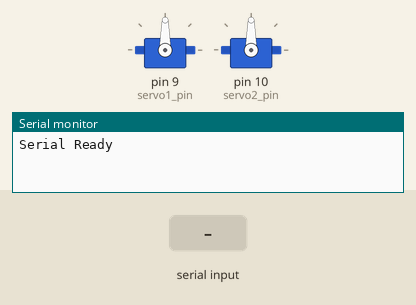
Simulated run of this sketch. Board: Arduino Uno, built with avr-gcc and run on an emulated ATmega328P. Parts: 2 × servo, the last lines printed to the serial monitor. The test bench sets the inputs (shaded band).

Above: at 1.2 s.
1.3 s: "90 45\n" received over Serial
At 2.5 s:
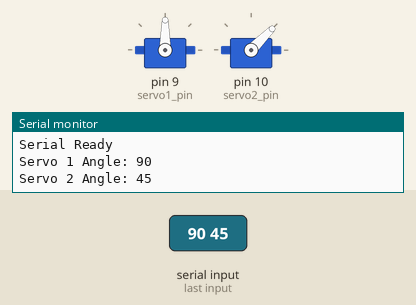
2.8 s: "30 150\n" received over Serial
At 3.7 s:
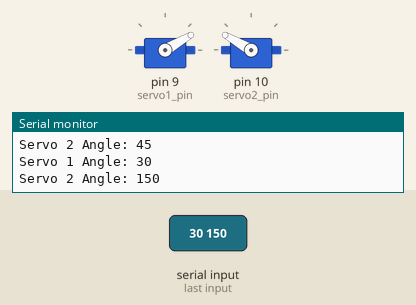
4.3 s: "1 90\n" received over Serial
At 4.8 s:
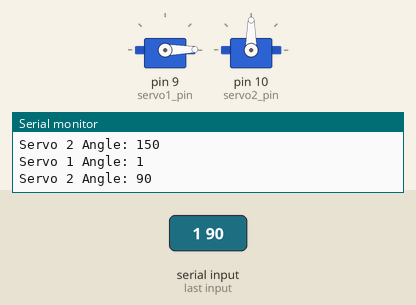
Timing chart, 0 to 7.3 s (numbered marks = the images above; inputs shaded):
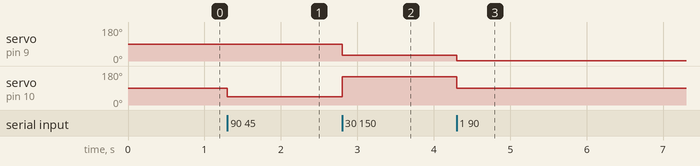

The sketch:

servo.ino
```cpp
#include <Servo.h>


Servo servo1;  // Create a servo object for the first servo
Servo servo2; // create servo object to control a servo
int servo1_pin = 9;
int servo2_pin = 10;

int servo1_angle = 90;
int servo2_angle = 90;  // variable to store the servo position

void setup() {
  servo1.attach(servo1_pin);  // attaches the servo on pin 9 to the servo object
  servo1.write(servo1_angle);      // Set initial servo position to 0 degrees

  servo2.attach(servo2_pin);  // attaches the servo on pin 9 to the servo object
  servo2.write(servo2_angle);
  // Initialize serial communication
  Serial.begin(115200);
  while (!Serial) {
    ;  // wait for serial port to connect. Needed for native USB port only
  }

  // Print a message to indicate that serial communication is ready
  Serial.println("Serial Ready");
}

void loop() {
  if (Serial.available()) {
    String input = Serial.readStringUntil('\n'); // Read the input string until a newline
    input.trim(); // Remove any leading or trailing whitespaces

    // Split the input string into two parts based on the space
    int spaceIndex = input.indexOf(' '); // Find the space character

    if (spaceIndex > 0) {
      String part1 = input.substring(0, spaceIndex); // Extract the first part
      String part2 = input.substring(spaceIndex + 1); // Extract the second part

      // Check if both parts are non-empty before converting to integers
      if (part1.length() > 0 && part2.length() > 0) {
        servo1_angle = part1.toInt(); // Convert the first part to an integer
        servo2_angle = part2.toInt(); // Convert the second part to an integer

        // Output the two angles
        Serial.print("Servo 1 Angle: ");
        Serial.println(servo1_angle);
        Serial.print("Servo 2 Angle: ");
        Serial.println(servo2_angle);

        servo1.write(servo1_angle);
        servo2.write(servo2_angle);
      } else {
        Serial.println("Invalid input. Both numbers must be provided.");
      }
    } else {
      Serial.println("Invalid input. Please enter two numbers separated by a space.");
    }
  }
}
```

Measured:
- after the input at 1.3 s, servo on pin 10 (servo2_pin): 90° → 45° at once
- after the input at 2.8 s, servo on pin 9 (servo1_pin): 90° → 30° at once; servo on pin 10 (servo2_pin): 45° → 150° at once
- after the input at 4.3 s, servo on pin 9 (servo1_pin): 30° → 1° at once; servo on pin 10 (servo2_pin): 150° → 90° at once
